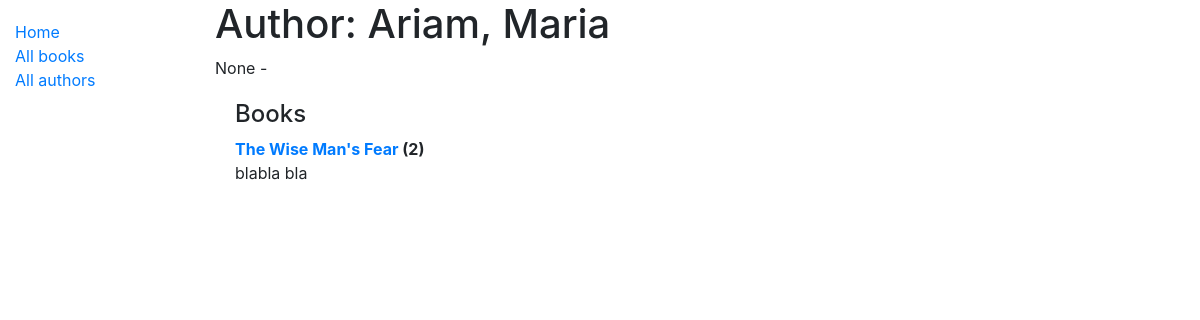
Before: /catalog/author/2 with the older database file.
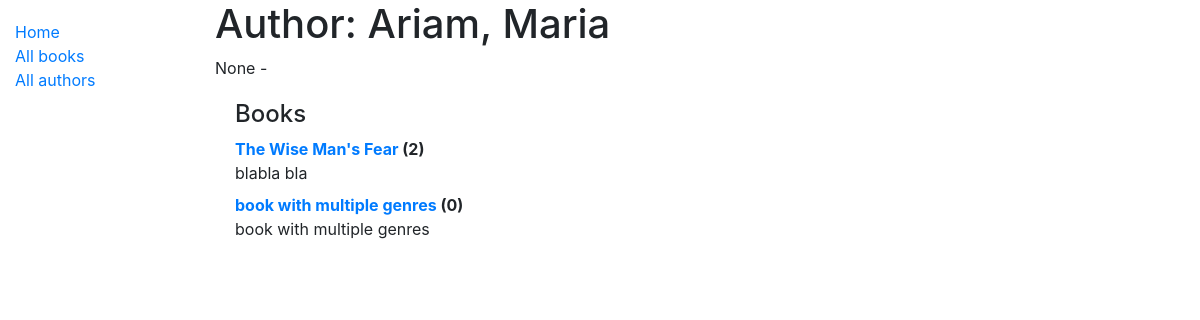
After: the same page with the newer database file.
### catalog/models.py (models this page shows, shortened)
class Book(models.Model):
    title = models.CharField(max_length=200)
    author = models.ForeignKey('Author', on_delete=models.SET_NULL, null=True)
    summary = models.TextField(max_length=1000, help_text='Enter a brief description of the book')
    isbn = models.CharField('ISBN', max_length=13, help_text='13 Character <a href="https://www.isbn-international.org/content/what-isbn">ISBN number</a>')
    genre = models.ManyToManyField(Genre, help_text='Select a genre for this book')
    def display_genre(self):
        """Because one book can have multiple genres, creates a string with the first 3 Genres.
         This is required to display genre in Admin."""
        return ', '.join([genre.name for genre in self.genre.all()[:3]])
    display_genre.short_description = 'Genre'
    def __str__(self):
        return self.title

### catalog/views.py (the view)
# urls.py: path('author/<int:pk>', views.AuthorDetailView.as_view(), name='author-detail'),
class AuthorDetailView(generic.DetailView):
    model = Author

### catalog/models.py (called while the page is built)
    def __str__(self):
        return f'{self.last_name}, {self.first_name}'

### catalog/templates/catalog/author_detail.html
{% extends "base_generic.html" %}
{% block content %}
  <h1>Author: {{ author }}</h1>
  <p>{{ author.date_of_birth }} - {% if author.date_of_death %}{{ author.date_of_death }}{% endif %}</p>
  <div style="margin-left:20px;margin-top:20px">
  <h4>Books</h4>
    <dl>
    {% for book in author.book_set.all %}
    <dt><a href="{% url 'book-detail' book.pk %}">{{ book }}</a> ({{ book.bookinstance_set.all.count }})</dt>
    <dd>{{ book.summary }}</dd>
    {% endfor %}
    </dl>
  </div>
{% endblock %}

Changed rows visible on the page:
added Book: title "book with multiple genres", bookinstance_set.all.count "0", summary "book with multiple genres"
